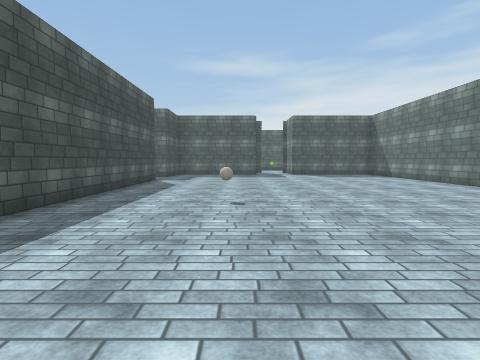
[1] (above)

23 first-person views from a walk through a Unity game level. The camera is 1.5 m above the floor, tilts 4° down and sees 80° across. The floor is counted in squares, 2 m on a side. Each view is taken from the middle of a square. On the plan, view 1 faces up. The plan holds only what a view shows up to about 10 squares ahead; the rest is blank. The place goes on beyond the plan. The player character is not drawn. Some animated figures are left out. Surface patterns are stand-ins for the level's own textures.

[2]
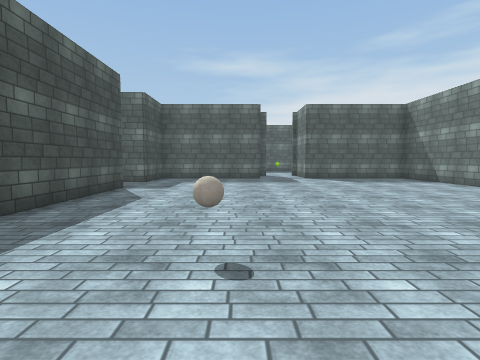

[3]
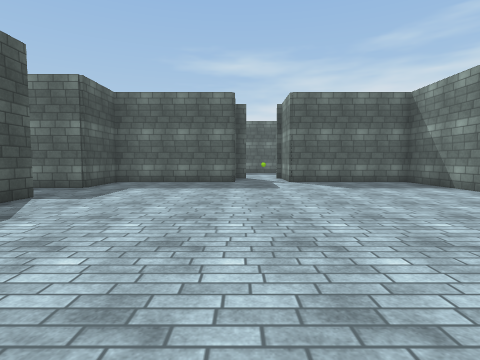

[4]
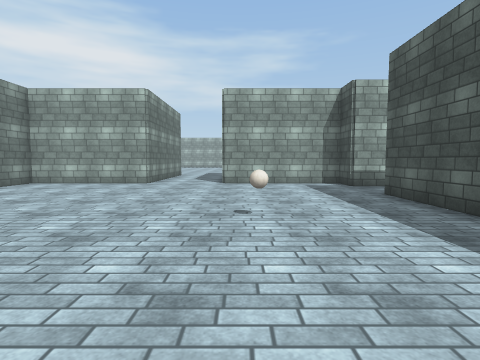

[5]
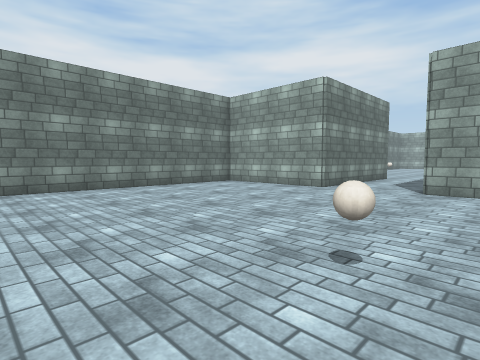

[6]
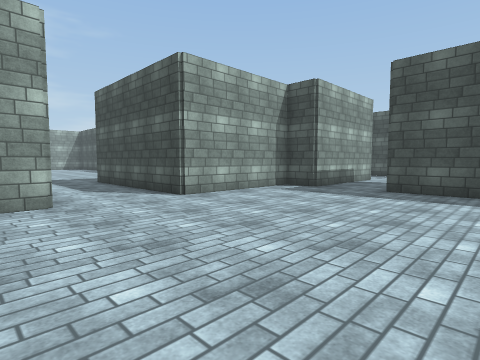

[7]
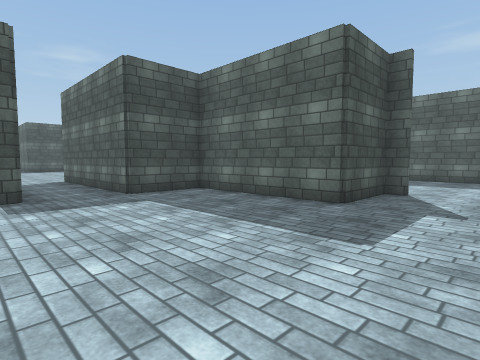

[8]
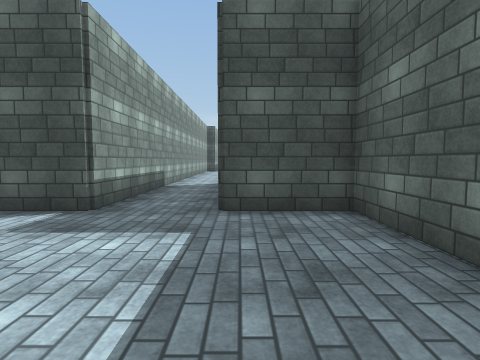

[9]
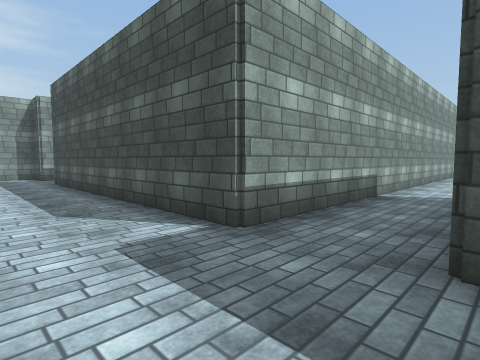

[10]
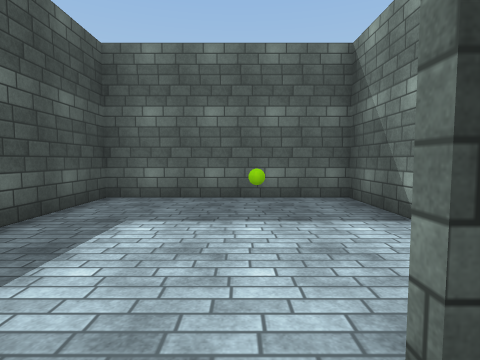

[11]
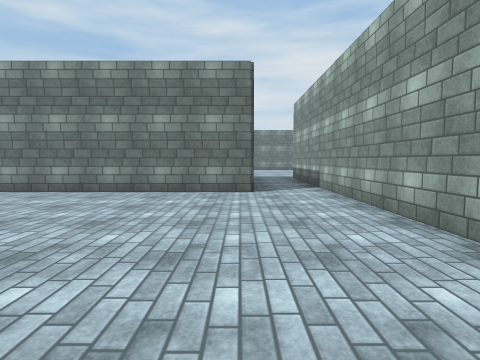

[12]
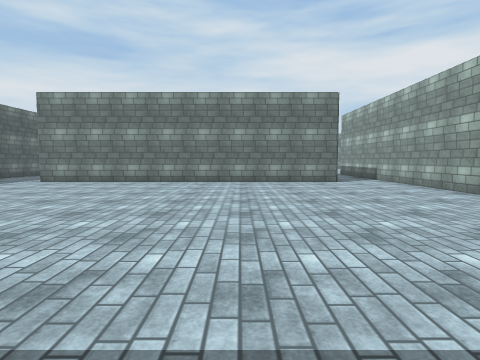

[13]
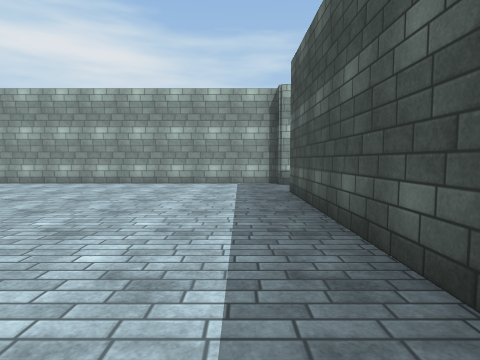

[14]
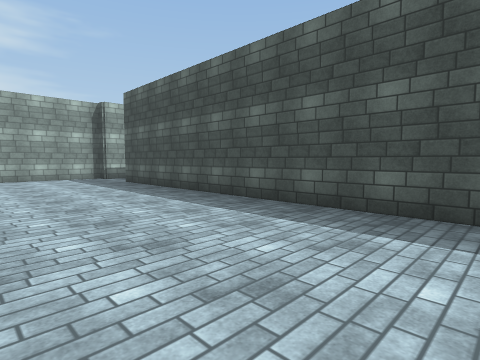

[15]
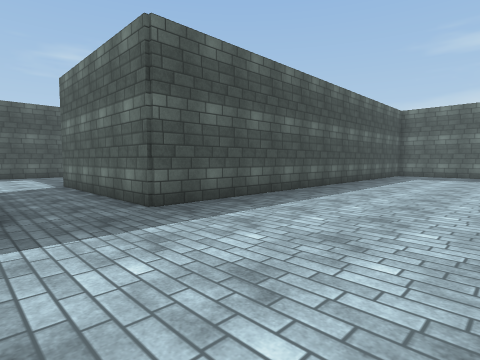

[16]
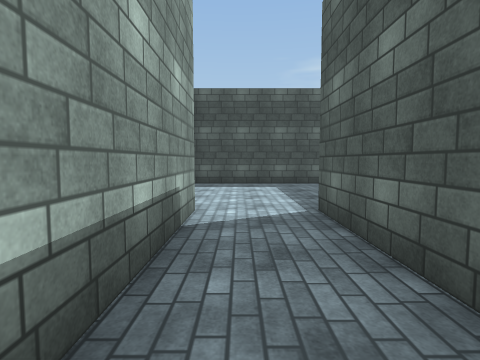

[17]
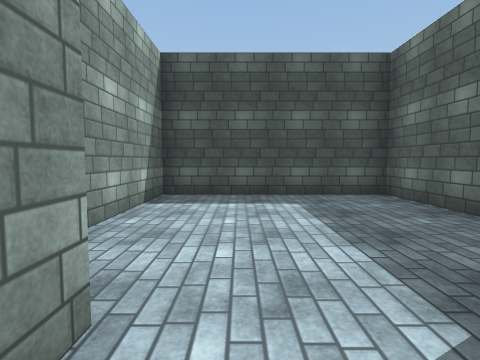

[18]
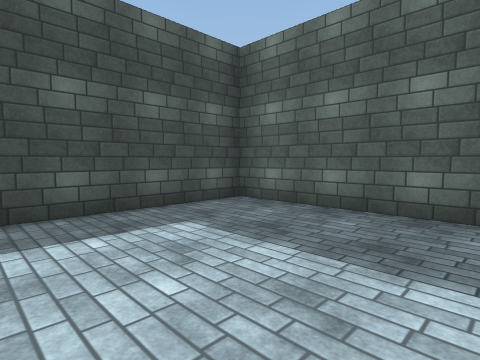

[19]
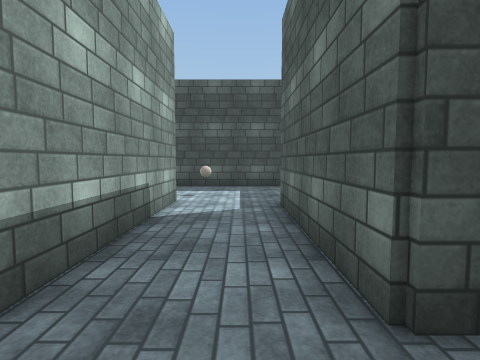

[20]
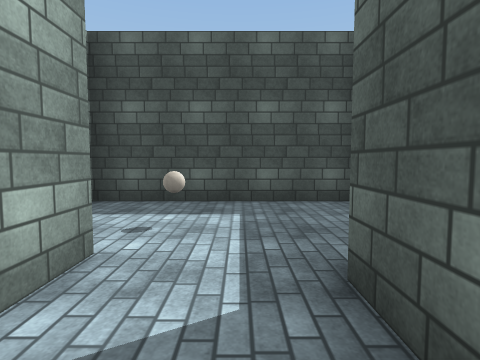

[21]
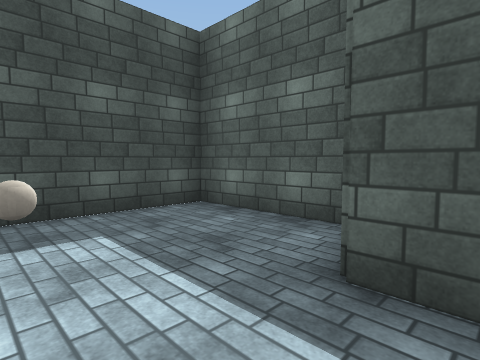

[22]
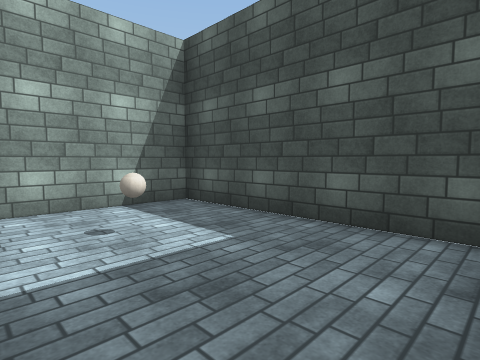

[23]
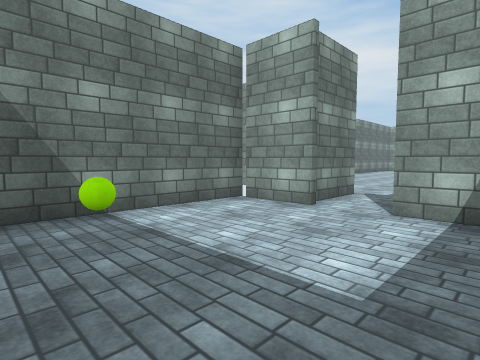

### Floor plan
Points are (right, up) in squares from view 1. A wall is a line through its corners. A room is listed if a view was taken in it or the views show most of it. See-through windows are left out.
Room 1 (views 1, 2, 3, 4, 5, 6, 7, 8, 9, 10, 19, 20, 21)
walls: (6.7, 7.9) (6.7, 14.7) (2.7, 14.7) (2.7, 16.4); (1.4, 16.7) (0.8, 16.7) (0.8, 14.7) (-3.2, 14.7) (-3.2, 12.7) (-8.3, 12.7); (-7.2, 0.8) (-3.2, 0.8) (-3.2, -0.2) (0.6, -0.2) (0.6, -5.2); (2.9, -3.2) (2.9, -0.2) (6.7, -0.2) (6.7, 6.4); (-9.5, 10.8) (-3.2, 10.8) (-3.2, 2.7) (-6.9, 2.7)
ways out: opening at (-8.5, 11.5) to room 2; opening at (-7.5, 1.5) to room 4; opening at (2, 16) to room 5
objects: other object (0, 5)
Room 2 (views 11, 12, 13, 14, 15, 16, 17)
walls: (-8.3, 12.7) (-8.3, 22.9); (-18.2, 22.8) (-18.2, 13.2) (-23.2, 13.2); (-23.2, 11.3) (-18.2, 11.3) (-18.2, 10.8) (-9.5, 10.8)
ways out: opening at (-8.5, 11.5) to room 1; opening at (-24, 12.5) to room 3
Room 3 (view 18)
walls: (-24.2, 15.2) (-28.2, 15.2) (-28.2, 10.3) (-25, 10.3)
ways out: opening at (-24, 12.5) to room 2
Room 4 (view 22)
walls: (-7.4, 4.2) (-10.2, 4.2) (-10.2, -0.7) (-7.4, -0.7)
ways out: opening at (-7.5, 1.5) to room 1
objects: other object (-8, 1)
Room 5 (view 23)
walls: (2.5, 16.8) (4.2, 16.8) (4.2, 21.7) (-0.7, 21.7) (-0.7, 19.1); (0.2, 16.8) (1.2, 16.8)
ways out: opening at (2, 16) to room 1
objects: other object (2, 20)

Positions as (right, up) in squares from view 1, and headings:
1: (0, 0), facing up
2: (0, 3), facing up
3: (1, 5), facing up
4: (0, 9), facing down
5: (-1, 7), facing down-right
6: (4, 5), facing down-left
7: (3, 10), facing up-left
8: (1, 13), facing left
9: (-1, 13), facing down-left
10: (2, 16), facing up
11: (-15, 13), facing right
12: (-18, 16), facing right
13: (-17, 20), facing down
14: (-14, 23), facing down-left
15: (-14, 11), facing up-left
16: (-19, 12), facing left
17: (-22, 12), facing left
18: (-24, 11), facing up-left
19: (-2, 2), facing left
20: (-5, 2), facing left
21: (-6, 1), facing up-left
22: (-7, 4), facing down-left
23: (0, 21), facing down-right
